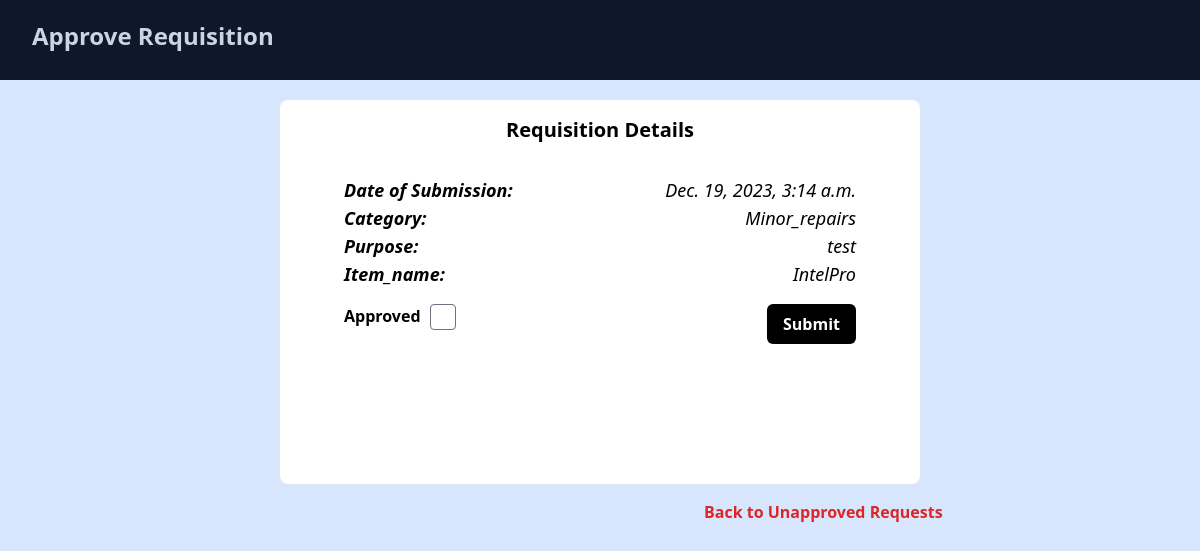
Screenshot of /Req/approve/27/ (signed in) with the database file from the repository.
### Req/models.py (models this page shows, shortened)
class Requisition(models.Model):
    CHOICES = [
    ('Office supplies', 'OFFICE SUPPLIES'),
    ('Salaries', "SALARIES"),
    ('Minor_repairs', "MINOR REPAIRS"),
    ('Resource_persons', "RESOURCE PERSONS"),
    ('Project_funding', "PROJECT FUNDING")
    ]
    Categories = models.TextField(choices=CHOICES, default=None)
    user = models.ForeignKey(User, on_delete=models.CASCADE)
    Phone_number = models.IntegerField()
    Bank_name = models.TextField(max_length=20)
    Account_number = models.IntegerField()
    Item_name = models.TextField(max_length=50)
    Purpose = models.CharField(max_length=70)
    Amount = models.IntegerField()
    Date = models.DateTimeField(auto_now_add=True)
    approved = models.BooleanField(default=False)
    rd = ['Approved', 'Unapproved']
    class Meta:
        verbose_name_plural = 'Requisitions'
        ordering = ['-Date']
        permissions = [
            ("can_approve_requisition", "Can approve requisitions"),
            ("can_reject_requisition", "Can reject requisitions"),
        ]

### Req/views.py (the view, shortened to what this page needs)
# urls.py: path('approve/<int:request_id>/', views.approve_requisition, name='approve_requisition'),
@login_required
def approve_requisition(request, request_id):
    approval_request = get_object_or_404(Requisition, pk=request_id)
    if approval_request.user == request.user:
        return redirect("Req:submit_requisition")
    decision_form = ApprovalForm(instance=approval_request)
    context = {'approval_request':approval_request,'decision_form':decision_form}
    return render(request, 'Req/approve_requisition.html', context)

### Req/forms.py
class ApprovalForm(forms.ModelForm):
    class Meta:
        model = Requisition
        fields = ['approved']

### Req/templates/Req/approve_requisition.html (shortened to what this page needs)
{% load static %}
<!DOCTYPE html>
<html lang="en">
<head>
    <link rel="stylesheet" href="{% static  'css/django.css' %}">
</head>
<body class="bg-blue-500 bg-opacity-20">
    <div>
        <h2 class="text-2xl font-bold bg-slate-900 text-slate-300 h-20 pl-8  pt-5 mb-5">Approve Requisition</h2>
        <div class="flex justify-center flex-col items-center w-full relative">
            <div class="h-96  bg-white w-[40rem] rounded-lg">
                <h3 class="text-center font-bold text-xl m-4">Requisition Details</h3>
                <div class="flex py-4 px-16 flex-col">
                    <p class="w-full flex justify-between italic text-lg"><span class="font-bold">Date of
                            Submission:</span>
                        {{approval_request.Date }}</p>
                    <p class="w-full flex justify-between italic text-lg"><span class="font-bold">Category:</span>
                        {{approval_request.Categories }}</p>
                    {% if approval_request.Purpose %}
                    <p class="w-full flex justify-between italic text-lg"><span
                            class="font-bold">Purpose:</span>{{approval_request.Purpose }}</p>
                    {% endif %}
                    <p class="w-full flex justify-between italic text-lg"><span class="font-bold">Item_name:</span>
                        {{approval_request.Item_name }}</p>
                </div>
                <form method="post" action="{% url 'Req:approve_requisition' approval_request.id %}"
                    class="flex w-full justify-between px-16">
                    <div class="flex justify-between w-28">
                        <label for="{{ decision_form.approved.id_for_label }}"
                            class="font-bold">{{decision_form.approved.label}}</label>
                        <input type="checkbox" class="rounded p-3"
                            name="{{ decision_form.approved.field.widget.input_type }}"
                            value="{{decision_form.approved.value|default:''}}">
                    </div>
                    <input value="Submit" type="submit" name="approve"
                        class="bg-black text-white rounded-md py-2 px-4 font-bold">
                </form>
            </div>
            <p class="absolute left-[44rem] top-[25rem]"><a class="text-red-600 hover:text-red-900 font-bold"
                    href="{% url 'Req:submit_requisition' %}">Back to Unapproved Requests</a></p>
        </div>
    </div>
</body>
</html>

### static/css/django.css (style rules this page uses)
html { line-height: 1.5; -webkit-text-size-adjust: 100%; -moz-tab-size: 4; -o-tab-size: 4; tab-size: 4; font-family: ui-sans-serif, system-ui, -apple-system, BlinkMacSystemFont, "Segoe UI", Roboto, "Helvetica Neue", Arial, "Noto Sans", sans-serif, "Apple Color Emoji", "Segoe UI Emoji", "Segoe UI Symbol", "Noto Color Emoji"; font-feature-settings: normal; font-variation-settings: normal; }
body { margin: 0; line-height: inherit; }
h1, h2, h3, h4, h5, h6 { font-size: inherit; font-weight: inherit; }
a { color: inherit; text-decoration: inherit; }
button, input, optgroup, select, textarea { font-family: inherit; font-feature-settings: inherit; font-variation-settings: inherit; font-size: 100%; font-weight: inherit; line-height: inherit; color: inherit; margin: 0; padding: 0; }
button, [type='button'], [type='reset'], [type='submit'] { -webkit-appearance: button; background-color: transparent; background-image: none; }
blockquote, dl, dd, h1, h2, h3, h4, h5, h6, hr, figure, p, pre { margin: 0; }
input::placeholder, textarea::placeholder { opacity: 1; color: #9ca3af; }
input::placeholder,textarea::placeholder { color: #6b7280; opacity: 1; }
[type='checkbox'],[type='radio'] { -webkit-appearance: none; -moz-appearance: none; appearance: none; padding: 0; -webkit-print-color-adjust: exact; print-color-adjust: exact; display: inline-block; vertical-align: middle; background-origin: border-box; -webkit-user-select: none; -moz-user-select: none; user-select: none; flex-shrink: 0; height: 1rem; width: 1rem; color: #2563eb; background-color: #fff; border-color: #6b7280; border-width: 1px; --tw-shadow: 0 0 #0000; }
[type='checkbox'] { border-radius: 0px; }
.absolute { position: absolute; }
.relative { position: relative; }
.top-\[25rem\] { top: 25rem; }
.left-\[44rem\] { left: 44rem; }
.m-4 { margin: 1rem; }
.mb-5 { margin-bottom: 1.25rem; }
.flex { display: flex; }
.h-96 { height: 24rem; }
.h-20 { height: 5rem; }
.w-28 { width: 7rem; }
.w-full { width: 100%; }
.w-\[40rem\] { width: 40rem; }
.flex-col { flex-direction: column; }
.items-center { align-items: center; }
.justify-center { justify-content: center; }
.justify-between { justify-content: space-between; }
.rounded { border-radius: 0.25rem; }
.rounded-lg { border-radius: 0.5rem; }
.rounded-md { border-radius: 0.375rem; }
.bg-black { --tw-bg-opacity: 1; background-color: rgb(0 0 0 / var(--tw-bg-opacity)); }
.bg-blue-500 { --tw-bg-opacity: 1; background-color: rgb(59 130 246 / var(--tw-bg-opacity)); }
.bg-slate-900 { --tw-bg-opacity: 1; background-color: rgb(15 23 42 / var(--tw-bg-opacity)); }
.bg-white { --tw-bg-opacity: 1; background-color: rgb(255 255 255 / var(--tw-bg-opacity)); }
.bg-opacity-20 { --tw-bg-opacity: 0.2; }
.p-3 { padding: 0.75rem; }
.px-4 { padding-left: 1rem; padding-right: 1rem; }
.py-2 { padding-top: 0.5rem; padding-bottom: 0.5rem; }
.py-4 { padding-top: 1rem; padding-bottom: 1rem; }
.px-16 { padding-left: 4rem; padding-right: 4rem; }
.pl-8 { padding-left: 2rem; }
.pt-5 { padding-top: 1.25rem; }
.text-center { text-align: center; }
.text-2xl { font-size: 1.5rem; line-height: 2rem; }
.text-lg { font-size: 1.125rem; line-height: 1.75rem; }
.text-xl { font-size: 1.25rem; line-height: 1.75rem; }
.font-bold { font-weight: 700; }
.italic { font-style: italic; }
.text-white { --tw-text-opacity: 1; color: rgb(255 255 255 / var(--tw-text-opacity)); }
.text-red-600 { --tw-text-opacity: 1; color: rgb(220 38 38 / var(--tw-text-opacity)); }
.text-slate-300 { --tw-text-opacity: 1; color: rgb(203 213 225 / var(--tw-text-opacity)); }

### rows the page displays
Requisition: Date "Dec. 19, 2023, 3:14 a.m.", Categories "Minor_repairs", Purpose "test", Item_name "IntelPro"

### other values shown
{{ decision_form.approved.label }} "Approved"
